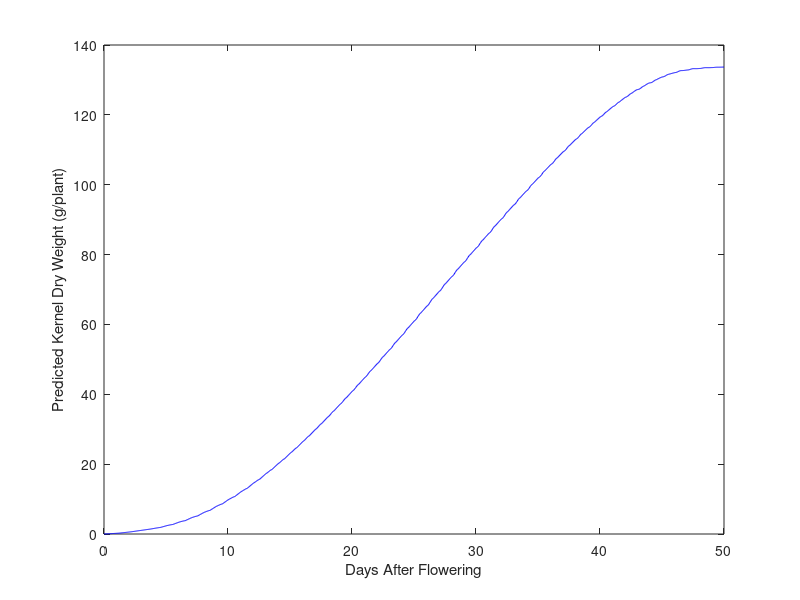

This chart was generated by the following MATLAB code:
clear all;
Result0=importdata('0ori-plot.txt');
R_data0=Result0.data;
figure;
plot(R_data0(:,1),R_data0(:,22),'Color','b');xlim([0,50]);
xlabel('Days After Flowering');ylabel('Predicted Kernel Dry Weight (g/plant)');
